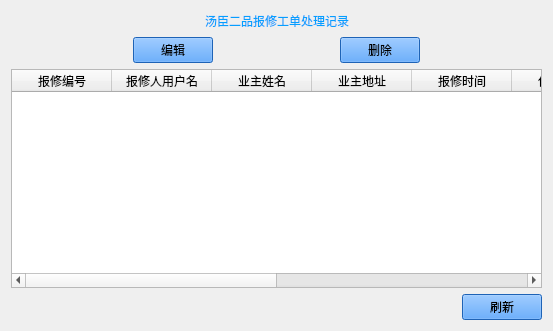
<?xml version="1.0" encoding="UTF-8"?>
<ui version="4.0">
 <class>RepairWorkOrderWidget</class>
 <widget class="QWidget" name="RepairWorkOrderWidget">
  <property name="geometry">
   <rect>
    <x>0</x>
    <y>0</y>
    <width>553</width>
    <height>331</height>
   </rect>
  </property>
  <property name="windowTitle">
   <string>Form</string>
  </property>
  <layout class="QGridLayout" name="gridLayout">
   <item row="0" column="0">
    <layout class="QVBoxLayout" name="verticalLayout">
     <item>
      <layout class="QHBoxLayout" name="horizontalLayout">
       <item>
        <spacer name="horizontalSpacer">
         <property name="orientation">
          <enum>Qt::Horizontal</enum>
         </property>
         <property name="sizeHint" stdset="0">
          <size>
           <width>40</width>
           <height>20</height>
          </size>
         </property>
        </spacer>
       </item>
       <item>
        <widget class="QLabel" name="label">
         <property name="styleSheet">
          <string notr="true">color: rgb(5, 159, 255);
font: 25 20pt &quot;微软雅黑 Light&quot;;</string>
         </property>
         <property name="text">
          <string>汤臣二品报修工单处理记录</string>
         </property>
        </widget>
       </item>
       <item>
        <spacer name="horizontalSpacer_2">
         <property name="orientation">
          <enum>Qt::Horizontal</enum>
         </property>
         <property name="sizeHint" stdset="0">
          <size>
           <width>40</width>
           <height>20</height>
          </size>
         </property>
        </spacer>
       </item>
      </layout>
     </item>
     <item>
      <layout class="QHBoxLayout" name="horizontalLayout_2">
       <item>
        <spacer name="horizontalSpacer_6">
         <property name="orientation">
          <enum>Qt::Horizontal</enum>
         </property>
         <property name="sizeHint" stdset="0">
          <size>
           <width>40</width>
           <height>20</height>
          </size>
         </property>
        </spacer>
       </item>
       <item>
        <widget class="QPushButton" name="pushButton_2">
         <property name="styleSheet">
          <string notr="true">background-color: rgb(42, 138, 255);
font: 25 9pt &quot;微软雅黑 Light&quot;;</string>
         </property>
         <property name="text">
          <string>编辑</string>
         </property>
        </widget>
       </item>
       <item>
        <spacer name="horizontalSpacer_7">
         <property name="orientation">
          <enum>Qt::Horizontal</enum>
         </property>
         <property name="sizeHint" stdset="0">
          <size>
           <width>40</width>
           <height>20</height>
          </size>
         </property>
        </spacer>
       </item>
       <item>
        <widget class="QPushButton" name="pushButton_3">
         <property name="styleSheet">
          <string notr="true">background-color: rgb(42, 138, 255);
font: 25 9pt &quot;微软雅黑 Light&quot;;</string>
         </property>
         <property name="text">
          <string>删除</string>
         </property>
        </widget>
       </item>
       <item>
        <spacer name="horizontalSpacer_5">
         <property name="orientation">
          <enum>Qt::Horizontal</enum>
         </property>
         <property name="sizeHint" stdset="0">
          <size>
           <width>40</width>
           <height>20</height>
          </size>
         </property>
        </spacer>
       </item>
      </layout>
     </item>
     <item>
      <widget class="QTableWidget" name="tableWidget">
       <column>
        <property name="text">
         <string>报修编号</string>
        </property>
       </column>
       <column>
        <property name="text">
         <string>报修人用户名</string>
        </property>
       </column>
       <column>
        <property name="text">
         <string>业主姓名</string>
        </property>
       </column>
       <column>
        <property name="text">
         <string>业主地址</string>
        </property>
       </column>
       <column>
        <property name="text">
         <string>报修时间</string>
        </property>
       </column>
       <column>
        <property name="text">
         <string>保修描述</string>
        </property>
       </column>
       <column>
        <property name="text">
         <string>保修状态</string>
        </property>
       </column>
       <column>
        <property name="text">
         <string>维修日期</string>
        </property>
       </column>
       <column>
        <property name="text">
         <string>处理人</string>
        </property>
       </column>
       <column>
        <property name="text">
         <string>评价</string>
        </property>
       </column>
      </widget>
     </item>
     <item>
      <layout class="QHBoxLayout" name="horizontalLayout_3">
       <item>
        <spacer name="horizontalSpacer_8">
         <property name="orientation">
          <enum>Qt::Horizontal</enum>
         </property>
         <property name="sizeHint" stdset="0">
          <size>
           <width>40</width>
           <height>20</height>
          </size>
         </property>
        </spacer>
       </item>
       <item>
        <widget class="QPushButton" name="pushButton_5">
         <property name="styleSheet">
          <string notr="true">background-color: rgb(42, 138, 255);
font: 25 9pt &quot;微软雅黑 Light&quot;;</string>
         </property>
         <property name="text">
          <string>刷新</string>
         </property>
        </widget>
       </item>
      </layout>
     </item>
    </layout>
   </item>
  </layout>
 </widget>
 <resources/>
 <connections/>
</ui>
